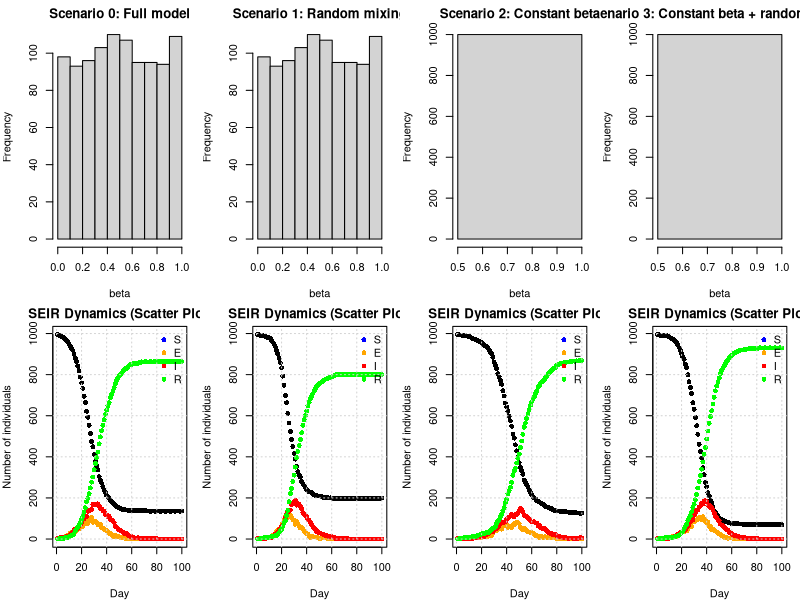

This figure's R source:
# Name=Didar Singh

# s2903783  

#here is the function to implement SEIR model simulation with diffrent beta

##here we have a function which have inputs like a number of people and 
##initial defective and the number of days, and then we have  beta parameter parameters

seir<-function(n=10000,ni=10,nt=100,gamma=1/3,delta=2/3,bmu=0.5,bsc=0.05){
  ## SEIR stochastic simulation model.
  ## n = population size; ni = initially infective; nt = number of days
  ## gamma = daily prob E -> I; delta = daily prob I -> R;
  ## bmu = mean beta; bsc = var(beta) = bmu * bsc
  
  x<-rep(0,n) ## initialize to susceptible state
  x[1:ni]<-2 ## create some infectives
  beta <- rgamma(n,shape=bmu/bsc,scale=bsc) ## individual infection rates
  S<-E<-I<-R<-rep(0,nt) ## set up storage for pop in each state
  S[1] <- n-ni;I[1] <- ni ## initialize
  ##loop over days 
  for(i in 2:nt) {
    u <- runif(n) ## uniform random deviates
    x[x==2&u<delta] <- 3 ## I -> R with prob delta
    x[x==1&u<gamma] <- 2 ## E -> I with prob gamma
    x[x==0&u<beta*I[i-1]] <- 1 ## S -> E with prob beta*I[i-1]
    S[i] <- sum(x==0); E[i] <- sum(x==1)
    I[i] <- sum(x==2); R[i] <- sum(x==3)
  }
  list(S=S,E=E,I=I,R=R,beta=beta)
 ##seir   
}
seir(n=10000,ni=10,nt=100,gamma=1/3,delta=1/5,bmu=5e-5,bsc=1e-5)$S

## step-1

#-----------------------


## n=total number of people 
n<-10000

##here we create a h vector of length and which contains the household ID for each person

## in single line by help of rep and sample

## maximum number of people in  household is five

## here we set.seed to generates a same number,Every time we run the code.

set.seed(9783)
hmax<-5
h<-rep(c(1:n),sample(1:hmax,n,replace=TRUE))[1:n]
length(h)
head(h,50)


##---------------------------------------------------------------
## Function: get.net
##---------------------------------------------------------------
## Purpose:
##   Create a network of non-household contacts based on 
##   individuals’ activity levels (Beta) and household structure (h).
##
## Inputs:
##   Beta : vector of activity levels for each person
##   h    : vector indicating household membership
##   nc   : expected number of non-household contacts per person
##
## Output:
##   A list of length n, where each element contains the indices 
##   of that person’s non-household contacts.
##---------------------------------------------------------------

get.net<-function(beta,h,nc){
  ##Number of individuals in population
  n<-length(beta)
  
  # Create an empty list where each element will store contacts for one person
  mylist<-vector("list",n)
  
  # Initialize each list element as an empty integer vector
  for(i in 1:n) mylist[[i]]<-integer(0)
  
  # Mean activity level across the population (used in probability formula)
  B<-sum(beta)/n
  
  
  # Loop through all unique pairs (i, j) with i < j to avoid double checking
  for (i in 1:(n - 1)) {
    for (j in (i + 1):n) {
      
      # Only consider non-household contacts
      if (h[i] != h[j]) {
        
        # Compute probability of forming a link between i and j
        p <- (nc * beta[i] * beta[j]) / ((B^2) * (n - 1))
        
        # Ensure probability does not exceed 1
        p <- min(1, p)
        
        # Draw one random number to decide if link is formed
        if (runif(1, 0, 1) < p) {
          
          # Record the link in both individuals' contact lists (symmetric)
          mylist[[i]] <- c(mylist[[i]], j)
          mylist[[j]] <- c(mylist[[j]], i)
        }
      }
    }
  }
  
  # Return the full network as a list
  return(mylist)
}

##----------------------

## step-3 

##--------------------

## function for finding number of prople in S,E,I,R for each day
x<-c(0,0,1,1,2,3,4,2)
b<-(which(x==2))
b

# nseir: Individual-based SEIR epidemic model with household, network, and random mixing
#
# Inputs:
#   beta   : numeric vector of length n, sociability/activity of each individual
#   h      : integer/vector of length n, household IDs
#   alink  : list of length n, each element contains regular contacts (vector of indices)
#   alpha  : vector of 3 infection probabilities c(alpha_h, alpha_c, alpha_r)
#            alpha_h: household, alpha_c: network, alpha_r: random mixing
#   delta  : I -> R daily probability
#   gamma  : E -> I daily probability
#   nc     : average community contacts
#   nt     : number of simulation days
#   pinf   : initial fraction infected (0-1)
#
# Output:
#   list with elements:
#     S, E, I, R : daily counts of susceptible, exposed, infectious, recovered
#     beta       : returned sociability vector for reference

nseir <- function(beta, h, alink, alpha=c(.1,.01,.01), delta=.2, gamma=.4, nc=15, nt=100, pinf=.005){
  
  n <- length(beta)  # population size
  stopifnot(length(h) == n, length(alink) == n)  # basic checks
  alpha_h <- alpha[1]; alpha_c <- alpha[2]; alpha_r <- alpha[3]
  
  x <- rep(0, n)   # initialize all individuals as Susceptible (0)
  
  ni <- max(1, round(pinf * n))  # initial number of infected
  B <- mean(beta)                 # mean sociability for random mixing
  x[sample(1:n, ni)] <- 2         # randomly infect initial individuals
  
  # Storage for daily counts
  S <- E <- I <- R <- rep(0, nt)
  S[1] <- sum(x == 0); E[1] <- sum(x == 1)
  I[1] <- sum(x == 2); R[1] <- sum(x == 3)
  
  # Main simulation loop over days
  for(day in 2:nt){
    
    inf_idx <- which(x == 2)  # indices of infectious individuals
    n_inf <- length(inf_idx)
    
    # --- Progression transitions ---
    # I -> R (recovery)
    u <- runif(n)
    x[x==2 & u < delta] <- 3
    
    # E -> I (incubation to infectious)
    u <- runif(n)
    x[x==1 & u < gamma] <- 2
    
    # Susceptibles
    S_idx <- which(x == 0)
    
    if(length(S_idx) > 0 && n_inf > 0){
      
      # Precompute coefficient for random mixing term
      coef_pair <- (alpha_r * nc) / (B^2 * (n - 1))
      
      # Loop over susceptibles
      for(i in S_idx){
        
        # 1) Household infection
        IH <- sum(h[inf_idx] == h[i])  # number of infectious household members
        p_h <- if(IH > 0) 1 - (1 - alpha_h)^IH else 0
        
        # 2) Network infection
        nb <- alink[[i]]
        IN <- if(length(nb) == 0) 0 else sum(nb %in% inf_idx)
        p_c <- if(IN > 0) 1 - (1 - alpha_c)^IN else 0
        
        # 3) Random mixing infection
        p_ij <- coef_pair * beta[i] * beta[inf_idx]  # infection prob from each infectious individual
        p_ij[p_ij < 0] <- 0; p_ij[p_ij > 1] <- 1    # clip probabilities
        survive <- prod(1 - p_ij)  # probability of avoiding infection from all infectives
        p_r <- 1 - survive
        
        # --- Combine all sources of infection ---
        p_total <- 1 - ((1 - p_h) * (1 - p_c) * (1 - p_r))
        p_total <- min(max(p_total, 0), 1)  # safety for numerical errors
        
        # Infection trial
        if(runif(1,0,1) < p_total) x[i] <- 1
      }
      
    } # end susceptibles loop
    
    # Store daily counts
    S[day] <- sum(x == 0); E[day] <- sum(x == 1)
    I[day] <- sum(x == 2); R[day] <- sum(x == 3)
  }
  
  # Return results
  list(S = S, E = E, I = I, R = R, beta = beta)
}

# plot_SEIR: Plot SEIR dynamics from nseir simulation
#
# Input:
#   sim  : list returned by nseir() containing S, E, I, R vectors
#   main : optional title for the plot
#
# Output:
#   Generates a line plot of S, E, I, R over time

plot_SEIR<- function(sim, main="SEIR Dynamics (Scatter Plot)") {
  
  # Check input
  stopifnot(all(c("S","E","I","R") %in% names(sim)))
  
  nt <- length(sim$S)          # number of days
  time <- 1:nt
  
  # Create an empty plot with proper y-limits
  plot(time, sim$S, type="n", ylim=c(0, max(sim$S, sim$E, sim$I, sim$R)),
       xlab="Day", ylab="Number of individuals", main=main)
  
  # Add scatter points for each compartment (all as round circles)
  points(time, sim$S, col="black", pch=16)   # S: blue
  points(time, sim$E, col="orange", pch=16) # E: orange
  points(time, sim$I, col="red", pch=16)    # I: red
  points(time, sim$R, col="green", pch=16)  # R: green
  
  
  # Add legend
  legend("topright", legend=c("S","E","I","R"), col=c("blue","orange","red","green"), pch=16, bty="n")
  
  # Optional: add grid for clarity
  grid()
}



# Example: simulate one scenario with nseir
set.seed(9983)
n <- 1000
beta <- runif(n, 0, 1)
hmax <- 5
h<-rep(c(1:n),sample(1:hmax,n,replace=TRUE))[1:n]
alink <- get.net(beta, h, nc=15)

# Set plot window: 2 rows, 4 columns, with margins
par(mfcol=c(2,4), mar=c(4,4,2,1))

# -------------------------------
# Scenario 0: Full model (default)
# -------------------------------
epi_0 <- nseir(beta, h, alink)

# Plot beta distribution
hist(epi_0$beta, xlab="beta", main="Scenario 0: Full model")

plot_SEIR(epi_0)
# ------------------------------------------------
# Scenario 1: Remove household/network, random mixing
# alpha_h = alpha_c = 0, alpha_r = 0.04
# ------------------------------------------------
epi_1 <- nseir(beta, h, alink, alpha=c(0,0,0.04))

hist(epi_1$beta, xlab="beta", main="Scenario 1: Random mixing")

plot_SEIR(epi_1)


# ------------------------------------------------
# Scenario 2: Constant beta, full model
# ------------------------------------------------
constant_beta <- rep(mean(beta), length(beta))
epi_2 <- nseir(beta=constant_beta, h, alink)

hist(epi_2$beta, xlab="beta", main="Scenario 2: Constant beta")

plot_SEIR(epi_2)


# ------------------------------------------------
# Scenario 3: Constant beta, random mixing
# alpha_h = alpha_c = 0, alpha_r = 0.04
# ------------------------------------------------
epi_3 <- nseir(beta=constant_beta, h, alink, alpha=c(0,0,0.04))

hist(epi_3$beta, xlab="beta", main="Scenario 3: Constant beta + random mixing")

plot_SEIR(epi_3)



